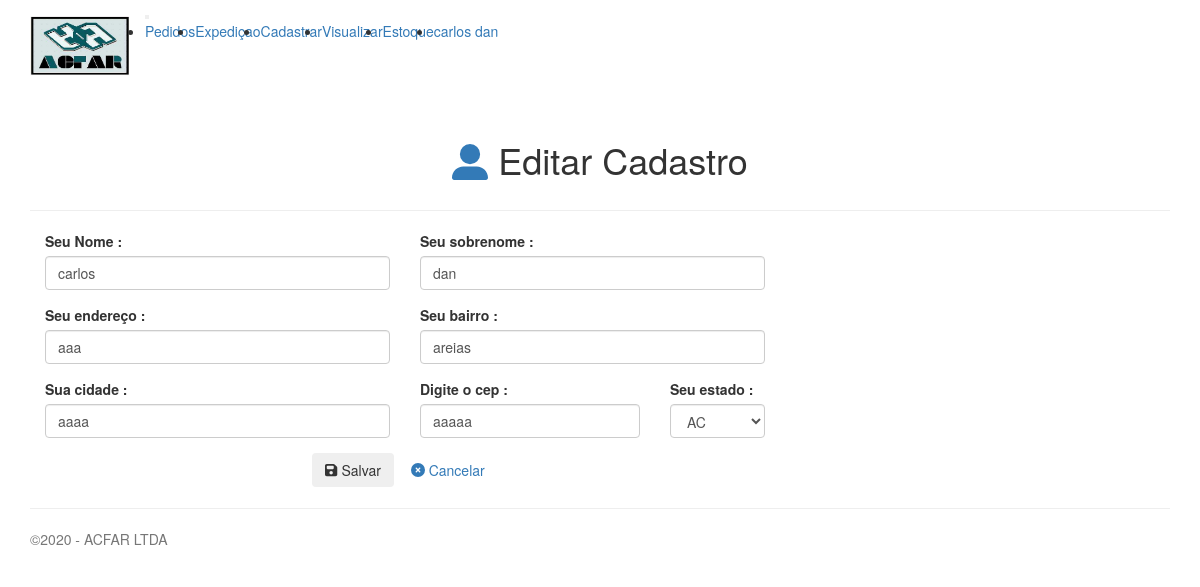
The app's page /cadastro/edit.php?id=1 (signed in) with its own data.
### tables this page shows
CREATE TABLE IF NOT EXISTS `cadastros` (
  `id` int(11) NOT NULL AUTO_INCREMENT,
  `nome` varchar(50) DEFAULT NULL,
  `sobrenome` varchar(45) DEFAULT NULL,
  `endereco` varchar(70) DEFAULT NULL,
  `cidade` varchar(45) DEFAULT NULL,
  `bairro` varchar(45) DEFAULT NULL,
  `numero` int(11) DEFAULT NULL,
  `estado` varchar(45) DEFAULT NULL,
  `cep` varchar(9) DEFAULT NULL,
  `criado` datetime DEFAULT NULL,
  `modificado` datetime DEFAULT NULL,
  PRIMARY KEY (`id`)
);

### cadastro/functions.php (called while the page is built, shortened)
<?php
function find($table = null, $id = null)
{
    $link = open_database();
    $found = null;
    try {
        if ($id) {
            $sql = "SELECT * FROM " . $table . " WHERE id = " . $id;
            $exec = $link->query($sql);
            if ($exec->num_rows > 0) {
                $found = $exec->fetch_assoc();
            }
        } else {
            $sql = "SELECT * FROM " . $table;
            $exec = $link->query($sql);
            if ($exec->num_rows > 0) {
                $found = $exec->fetch_all(MYSQLI_ASSOC);
            }
        }
    } catch (Exception $e) {
        $_SESSION['message'] = $e->getMessage();
        $_SESSION['type'] = 'danger';
    }
    return $found;
}
function edit(){
    if(isset($_GET['id'])){
        $id = $_GET['id'];
        if(!empty($_POST['cadastro'])){
            $cadastro = $_POST['cadastro'];
            $agora = date_create('now', new DateTimeZone('America/Sao_Paulo'));
            $cadastro['modificado'] = $agora->format("Y-m-d H:i:s");
            update('cadastros', $id, $cadastro);
            header('Location: index1.php');
        }else{
            $cadastro = find('cadastros',$id);
        }
    }
}
?>

### cadastro/edit.php (the view, shortened to what this page needs)
<?php
require_once 'functions.php';
\Clientes\edit();
?>
<div class="container">
    <header style="margin-top: 30px">
        <div class="row">
            <div class="col-12 text-center my-4">
                <h1 class="display-4"><i class="fa fa-user-alt text-primary" aria-hidden="true"></i>
                    Editar Cadastro
                </h1>
            </div>
    </header>
    <hr>
    <div class="row justify-content-center mb-5">
        <div class="col-sm-12 col-md-10 col-lg-8">
            <form action="" method="post" style="margin-bottom: 60px">
                <div class="form-row">
                    <div class="form-group col-sm-6">
                        <label for="nome">Seu Nome :</label>
                        <input class="form-control" type="text" id="nome" placeholder="nome" name="cadastro['nome']"
                               value="<?php echo $cadastro['nome']; ?>" required>
                    </div>
                    <div class="form-group col-sm-6">
                        <label for="sobrenome">Seu sobrenome :</label>
                        <input class="form-control" type="text" id="sobrenome" placeholder="sobrenome"
                               name="cadastro['sobrenome']" value="<?php echo $cadastro['sobrenome']; ?>" required>
                    </div>
                    <div class="form-group col-sm-6">
                        <label for="endereco">Seu endereço :</label>
                        <input class="form-control" type="text" id="endereco" placeholder="Endereço completo"
                               name="cadastro['endereco']" value="<?php echo $cadastro['endereco']; ?>" required>
                    </div>
                    <div class="form-group col-sm-6">
                        <label for="bairro">Seu bairro :</label>
                        <input class="form-control" type="text" id="bairro" placeholder="Seu Bairro" name="cadastro['bairro']"
                               value="<?php echo $cadastro['bairro']; ?>" required>
                    </div>
                    <div class="form-group col-sm-6">
                        <label for="cidade">Sua cidade :</label>
                        <input class="form-control" type="text" id="cidade" placeholder="Sua cidade" name="cadastro['cidade']"
                               value="<?php echo $cadastro['cidade']; ?>" required>
                    </div>
                    <div class="form-group col-sm-4">
                        <label for="cep">Digite o cep :</label>
                        <input class="form-control" type="text" id="cep" placeholder="Digite o cep" name="cadastro['cep']"
                               value="<?php echo $cadastro['cep']; ?>" required>
                    </div>
                    <div class="form-group col-sm-2">
                        <label for="estado">Seu estado :</label>
                        <select id="estado" name="cadastro['estado']" class="form-control"
                            <option value="<?php echo $cadastro['estado']; ?>" selected></option>
                            <option value="Acre">AC</option>
                        </select>
                    </div>
                </div>
                <div class="col-sm-12 text-center">
                    <button type="submit" class="btn btn-outline-primary"><i class="fas fa-save"></i> Salvar</button>
                    <a href="index1.php" class="btn btn-outline-danger"><i class="fas fa-times-circle"></i> Cancelar</a>
                </div>
            </form>
        </div>
    </div>
</div>

### css/estile.css (style rules this page uses)
* { margin: 0; padding: 0; }

### records on screen
cadastros: nome "carlos", sobrenome "dan", endereco "aaa", bairro "areias", cidade "aaaa", cep "aaaaa", estado "AC"

### other values on screen
$_SESSION['usuario'] "carlos dan"
